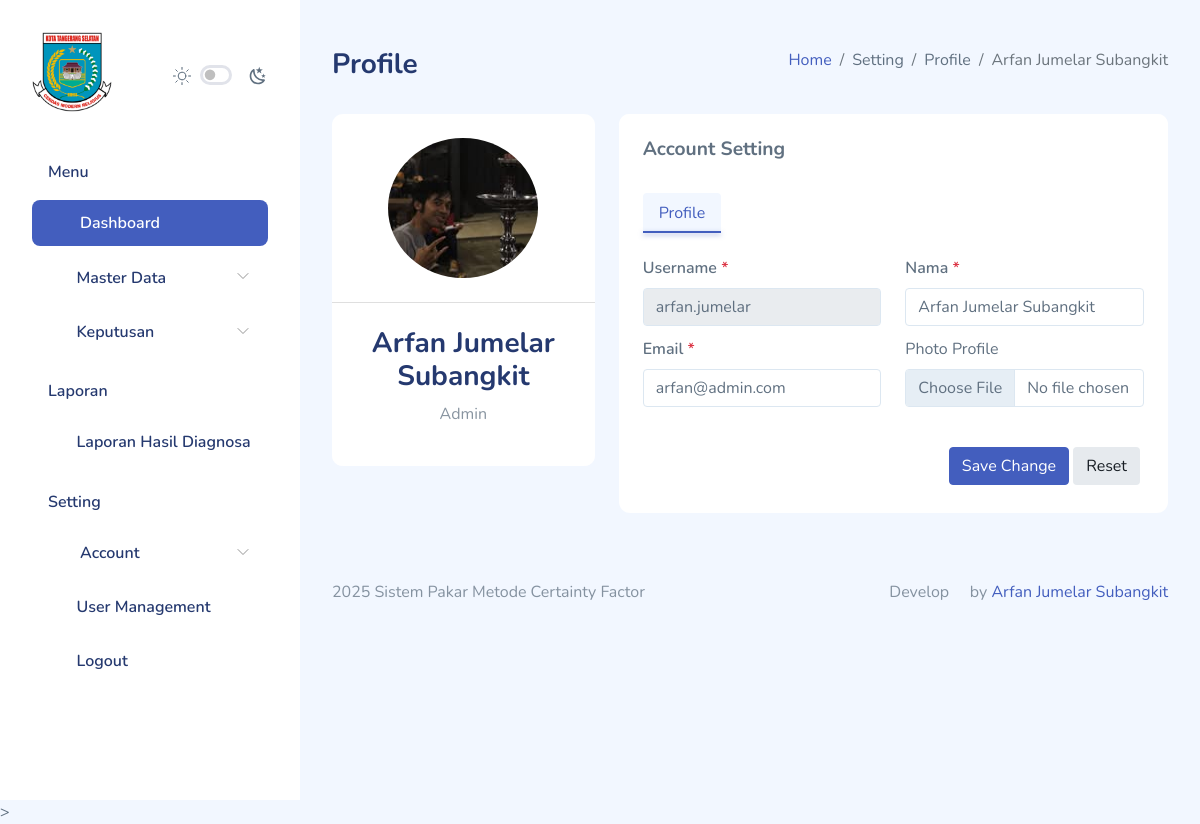
/profile/index.php (signed in), run on an earlier commit of the app's database.
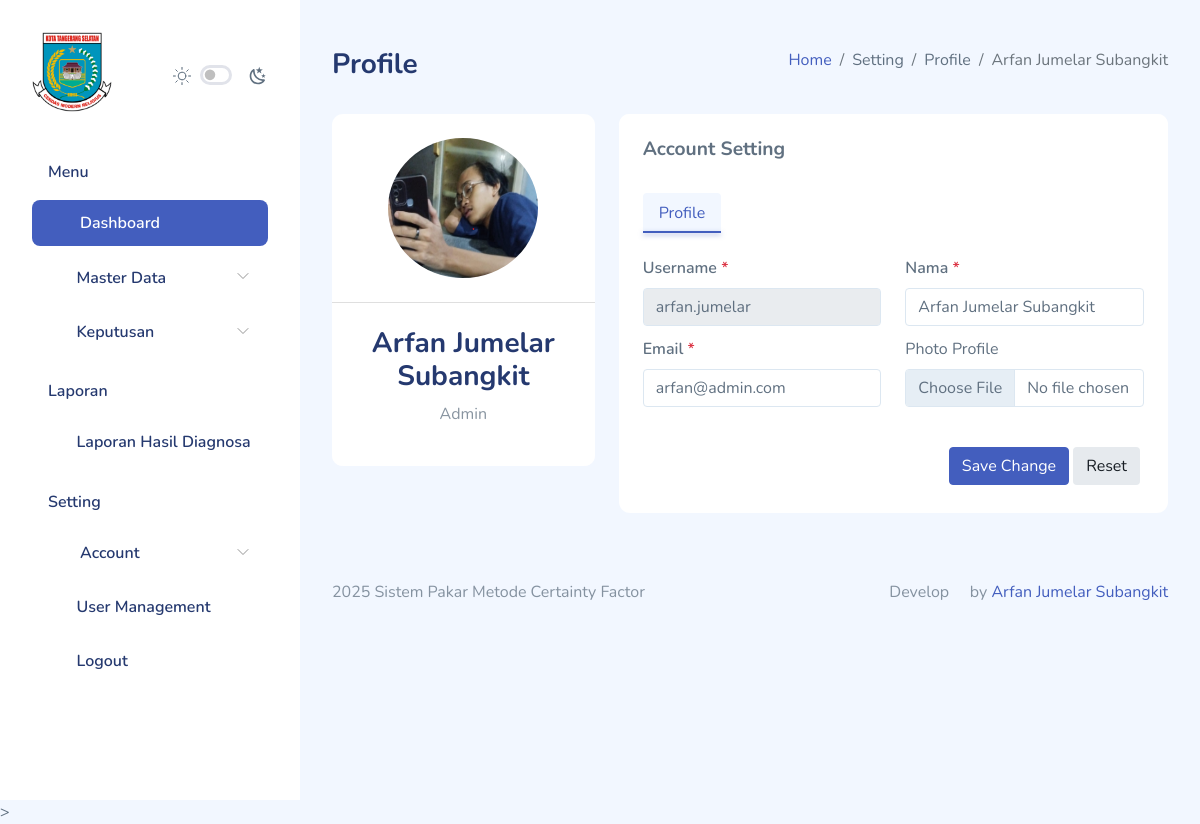
And on a later commit of the database.
### tables this page shows
CREATE TABLE `users` (
  `id` int(11) NOT NULL,
  `username` varchar(250) NOT NULL,
  `nama` varchar(250) NOT NULL,
  `email` varchar(250) NOT NULL,
  `password` varchar(250) NOT NULL,
  `role` enum('Admin','Perawat') NOT NULL,
  `status` enum('Aktif','Tidak Aktif') NOT NULL,
  `avatar` varchar(250) NOT NULL,
  `created_at` timestamp NOT NULL DEFAULT current_timestamp(),
  `updated_at` timestamp NULL DEFAULT NULL
);

### partials/sidebar.php (called while the page is built, shortened)
<?php
$id = $_SESSION["id"];
$user = query("SELECT * FROM users WHERE id = $id")[0];
?>

### functions.php (called while the page is built, shortened)
<?php
$db = mysqli_connect("localhost", "root", "", "dev-arfan");
function query($query)
{
    global $db;
    $result = mysqli_query($db, $query);
    $rows = [];
    if ($result) {
        if (mysqli_num_rows($result) > 0) {
            while ($row = mysqli_fetch_assoc($result)) {
                $rows[] = $row;
            }
        }
    } else {
        echo "Error: " . mysqli_error($db);
    }
    return $rows;
}

### profile/index.php (the view, shortened to what the changed rows need)
<?php
$id = $_SESSION["id"];
$users = query("SELECT * FROM users WHERE id = $id")[0];
?>
<!DOCTYPE html>
<html lang="en">
<head>
    <link rel="stylesheet" href="../assets/compiled/css/app.css">
    <link rel="stylesheet" href="../assets/extensions/sweetalert2/sweetalert2.min.css">
    <link rel="stylesheet" href="../assets/compiled/css/app-dark.css">
    <link rel="stylesheet" href="../assets/compiled/css/iconly.css">
    <link rel="stylesheet" href="../assets/extensions/@fortawesome/fontawesome-free/css/all.min.css">
</head>
<body>
    <div id="app">
        <?php require_once '../partials/sidebar.php'; ?>
        <div id="main">
            <div class="page-heading">
                <div class="page-title">
                    <div class="row">
                        <div class="col-12 col-md-6 order-md-2 order-first">
                            <nav aria-label="breadcrumb" class="breadcrumb-header float-start float-lg-end">
                                <ol class="breadcrumb">
                                    <li class="breadcrumb-item"><a href="../dashboard">Home</a></li>
                                    <li class="breadcrumb-item" aria-current="page">Setting</li>
                                    <li class="breadcrumb-item" aria-current="page">Profile</li>
                                    <li class="breadcrumb-item active" aria-current="page"><?= $user["nama"]; ?></li>
                                </ol>
                            </nav>
                        </div>
                    </div>
                </div>
                <section class="section">
                    <section class="row">
                        <div class="col-12 col-xl-4">
                            <div class="card align-items-center">
                                <div class="card-content avatar">
                                    <div class="card-body">
                                        <img class="img-fluid" src="../assets/static/images/<?= $users['avatar']; ?>"
                                            alt="Card image cap"
                                            style="width: 150px; height: 140px;">
                                    </div>
                                </div>
                                <div class="card-footer text-center">
                                    <h3 class="profile-username text-center"><?= $users["nama"]; ?></h3>
                                    <p class="text-muted text-center"><?= $users["role"]; ?></p>
                                </div>
                            </div>
                        </div>
                        <div class="col-12 col-xl-8">
                            <div class="card">
                                <div class="card-body">
                                    <div class="tab-content mt-4" id="myTabContent">
                                        <div class="tab-pane fade show active" id="profile" role="tabpanel" aria-labelledby="profile-tab">
                                            <form class="form-horizontal" action="" method="POST" enctype="multipart/form-data" id="myForm">
                                                <div class="row">
                                                    <div class="col-md-6 col-12">
                                                        <div class="form-group mandatory">
                                                            <label for="username" class="form-label">Username</label>
                                                            <input
                                                                type="text"
                                                                id="username"
                                                                class="form-control"
                                                                placeholder="Username"
                                                                name="username"
                                                                value="<?= $users["username"]; ?>"
                                                                data-parsley-required="true" disabled />
                                                        </div>
                                                    </div>
                                                    <div class="col-md-6 col-12">
                                                        <div class="form-group mandatory">
                                                            <label for="nama" class="form-label">Nama</label>
                                                            <input
                                                                type="text"
                                                                id="nama"
                                                                class="form-control"
                                                                placeholder="Nama"
                                                                name="nama"
                                                                value="<?= $users["nama"]; ?>"
                                                                data-parsley-required="true" />
                                                        </div>
                                                    </div>
                                                    <div class="col-md-6 col-12">
                                                        <div class="form-group mandatory">
                                                            <label for="email" class="form-label">Email</label>
                                                            <input
                                                                type="email"
                                                                id="email"
                                                                class="form-control"
                                                                placeholder="Email"
                                                                name="email"
                                                                value="<?= $users["email"]; ?>"
                                                                data-parsley-required="true" />
                                                        </div>
                                                    </div>
                                                </div>
                                            </form>
                                        </div>
                                    </div>
                                </div>
                            </div>
                        </div>
                    </section>
                </section>
            </div>
        </div>
    </div>
</body>
</html>

What changed in the data, as far as the page shows it:
changed users "Arfan Jumelar Subangkit": avatar: a different picture
